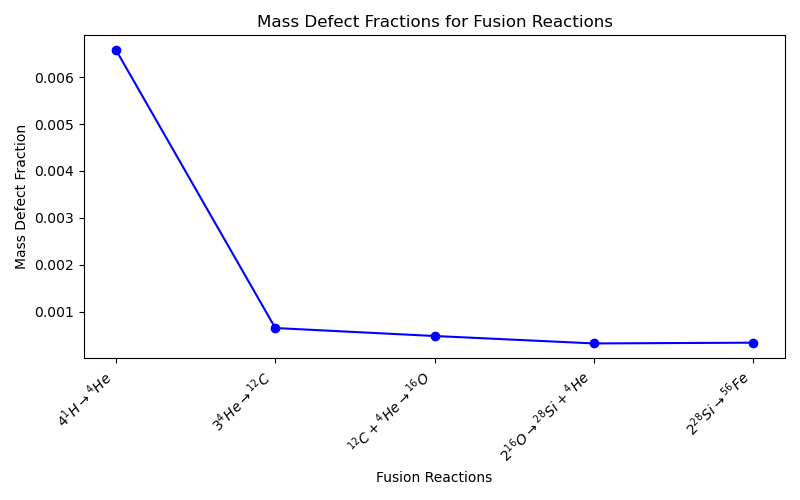

Recreate this plot in Python.
m_p = 1.0072766
m_1H = m_p
m_4He = 4.002603
m_12C = 12.0
m_16O = 15.994915
m_28Si = 27.976927
m_56Fe = 55.934937


def calculate_mass_defect_fraction(m_reactants, m_products):
    return calculate_mass_defect(m_reactants, m_products) / m_reactants


def calculate_mass_defect(m_reactants, m_products):
    return m_reactants - m_products


mass_defects = [  # Mass defect values for each reaction
    calculate_mass_defect(m_1H * 4, m_4He),
    calculate_mass_defect(m_4He * 3, m_12C),
    calculate_mass_defect(m_12C + m_4He, m_16O),
    calculate_mass_defect(m_16O * 2, m_28Si + m_4He),
    calculate_mass_defect(m_28Si * 2, m_56Fe),
]

mass_defect_fractions = [  # Mass defect fractions for each reaction
    calculate_mass_defect_fraction(m_1H * 4, m_4He),
    calculate_mass_defect_fraction(m_4He * 3, m_12C),
    calculate_mass_defect_fraction(m_12C + m_4He, m_16O),
    calculate_mass_defect_fraction(m_16O * 2, m_28Si + m_4He),
    calculate_mass_defect_fraction(m_28Si * 2, m_56Fe),
]

# Print the mass defect and mass defect fraction in the LaTeX table
table = r"""
\begin{table}[h!]
\centering
\begin{tabular}{|c|c|c|}
    \hline
    \textbf{Reaction} & \textbf{Mass Defect }$\Delta m$ (\textbf{amu}) & \textbf{Mass Defect Fraction} \\ \hline
    \ce{4^1H -> ^4He}              & %.6f & %.6f                       \\ \hline
    \ce{3^4He -> ^{12}C}           & %.6f & %.6f                       \\ \hline
    \ce{^{12}C + ^4He -> ^{16}O}   & %.6f & %.6f                       \\ \hline
    \ce{2^{16}O -> ^{28}Si + ^4He} & %.6f & %.6f                       \\ \hline
    \ce{2^{28}Si -> ^{56}Fe}       & %.6f & %.6f                       \\ \hline
\end{tabular}
\caption{Mass Defect and Mass Defect Fractions for Fusion Reactions}
\label{table:mass_defect_fractions}
\end{table}
""" % tuple(
    [value for sublist in zip(mass_defects, mass_defect_fractions) for value in sublist]
)

print(table)

import os

import matplotlib.pyplot as plt

# Enable LaTeX rendering
# plt.rc("text", usetex=True)


# Create x-axis labels for the reactions
reaction_labels = [
    r"$4^1H \rightarrow ^4He$",
    r"$3^4He \rightarrow ^{12}C$",
    r"$^{12}C + ^4He \rightarrow ^{16}O$",
    r"$2^{16}O \rightarrow ^{28}Si + ^4He$",
    r"$2^{28}Si \rightarrow ^{56}Fe$",
]


# Generate a plot of mass defect fractions (MDF) against the equation number (reaction number)
plt.figure(figsize=(8, 5))
plt.plot(range(1, 6), mass_defect_fractions, marker="o", linestyle="-", color="b")

# Add labels and title
plt.xticks(range(1, 6), reaction_labels, rotation=45, ha="right")
plt.xlabel("Fusion Reactions")
plt.ylabel("Mass Defect Fraction")
plt.title("Mass Defect Fractions for Fusion Reactions")

# Display the plot
plt.tight_layout()
plt.savefig(f"{os.path.dirname(os.path.realpath(__file__))}/question1.png")
plt.show()
